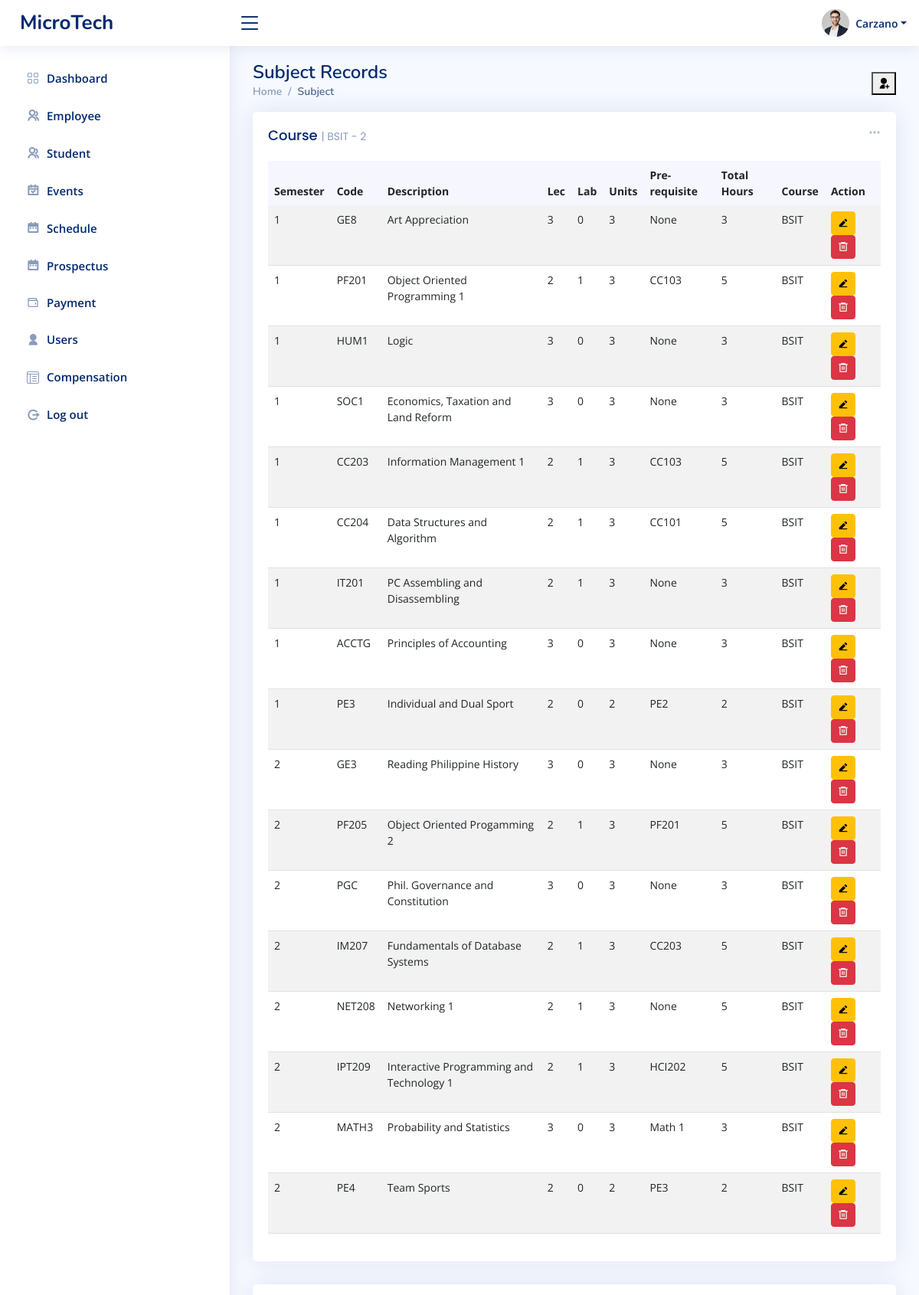
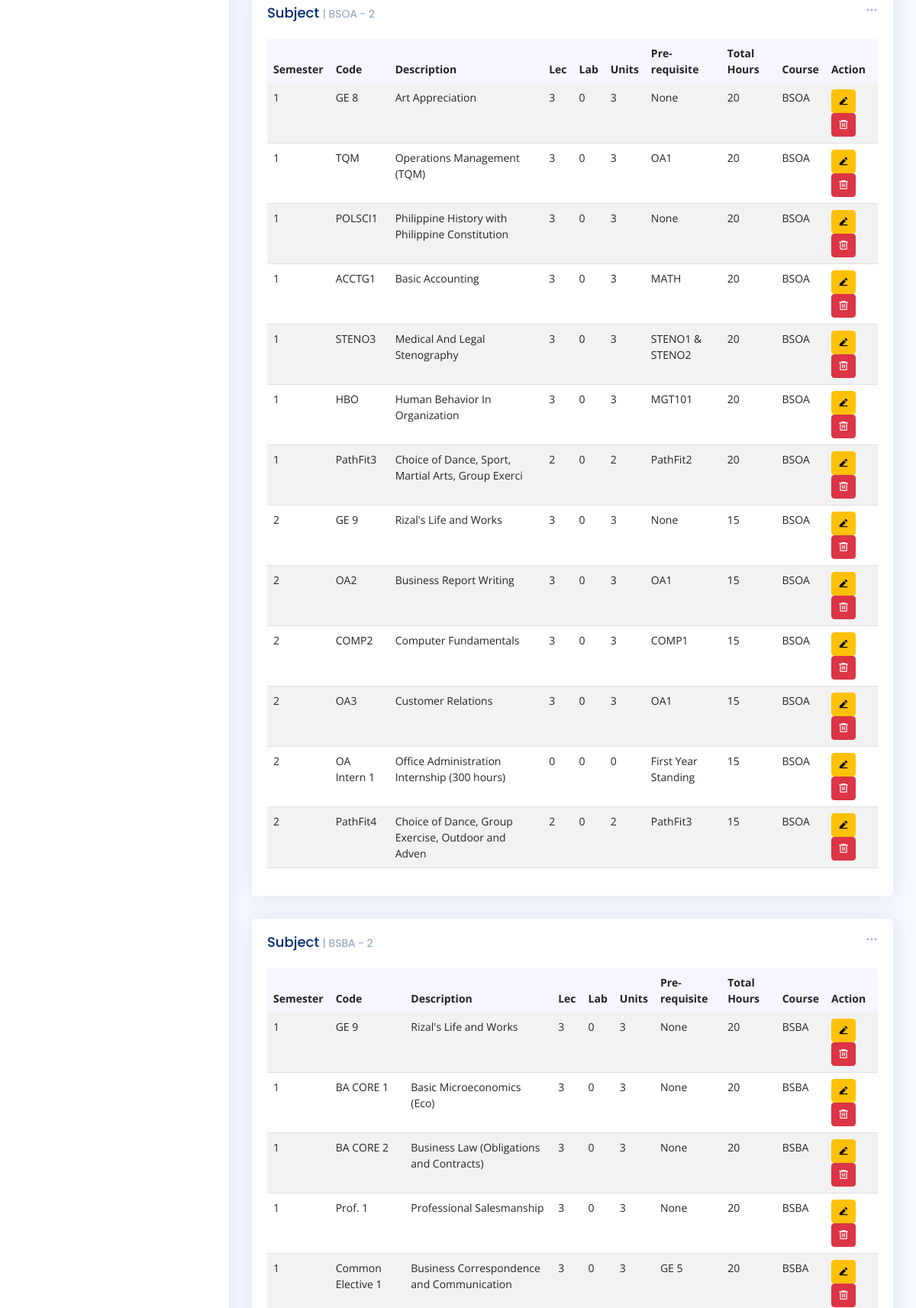
Screenshot of /admin/subject-year-2.php (signed in, upper part) with the database file from the repository (2 pictures, top to bottom).
### tables this page shows
CREATE TABLE `tbl_users` (
  `user_id` int(11) NOT NULL,
  `user_fname` varchar(50) NOT NULL,
  `user_lname` varchar(50) NOT NULL,
  `user_email` varchar(80) NOT NULL,
  `user_name` varchar(50) NOT NULL,
  `user_pass` varchar(100) NOT NULL,
  `user_role` varchar(20) NOT NULL
);

CREATE TABLE `tbl_subjects` (
  `id` int(11) NOT NULL,
  `year` int(11) NOT NULL,
  `semester` int(11) NOT NULL,
  `code` varchar(50) NOT NULL,
  `description` varchar(50) NOT NULL,
  `lec` int(11) NOT NULL,
  `lab` int(11) NOT NULL,
  `unit` int(11) NOT NULL,
  `pre_req` varchar(50) NOT NULL,
  `total` int(11) NOT NULL,
  `course` varchar(50) NOT NULL
);

### admin/subject-year-2.php (the view, shortened to what this page needs)
<?php include_once "../templates/header.php"; ?>
<main id="main" class="main">
  <div class="pagetitle">
    <h1>Subject Records</h1>
    <button type="button" class="ri-user-add-fill tablebutton" data-bs-toggle="modal" data-bs-target="#verticalycentered"></button>
    <nav>
      <ol class="breadcrumb">
        <li class="breadcrumb-item"><a href="index.php">Home</a></li>
        <li class="breadcrumb-item active">Subject</li>
      </ol>
    </nav>
  </div>
  <section class="section dashboard">
    <div class="col-lg-12">
      <div class="row">
        <div class="col-12">
          <div class="card recent-sales overflow-auto">
            <div class="filter">
              <a class="icon" href="#" data-bs-toggle="dropdown"><i class="bi bi-three-dots"></i></a>
            </div>
            <div class="card-body">
              <h5 class="card-title">Course <span>| BSIT - 2</span></h5>
              <table class="table table-striped datatable">
                <thead>
                  <tr>
                    <th scope="col">Semester</th>
                    <th scope="col">Code</th>
                    <th scope="col">Description</th>
                    <th scope="col">Lec</th>
                    <th scope="col">Lab</th>
                    <th scope="col">Units</th>
                    <th scope="col">Pre-requisite</th>
                    <th scope="col">Total Hours</th>
                    <th scope="col">Course</th>
                    <th scope="col">Action</th>
                  </tr>
                </thead>
                <tbody>
                  <?php
                  $database = new Connection();
                  $db = $database->open();
                  try {
                    $sql = "SELECT * FROM tbl_subjects WHERE course = 'BSIT' AND  year = '2' ";
                    foreach ($db->query($sql) as $subject) {
                  ?>
                      <tr>
                        <td><?php echo htmlspecialchars($subject['semester']); ?></td>
                        <td><?php echo htmlspecialchars($subject['code']); ?></td>
                        <td><?php echo htmlspecialchars($subject['description']); ?></td>
                        <td><?php echo htmlspecialchars($subject['lec']); ?></td>
                        <td><?php echo htmlspecialchars($subject['lab']); ?></td>
                        <td><?php echo htmlspecialchars($subject['unit']); ?></td>
                        <td><?php echo htmlspecialchars($subject['pre_req']); ?></td>
                        <td><?php echo htmlspecialchars($subject['total']); ?></td>
                        <td><?php echo htmlspecialchars($subject['course']); ?></td>
                        <td>
                          <button type="button" class="btn btn-sm btn-warning ri-edit-2-fill" data-bs-toggle="modal" data-bs-target="#editStudent<?php echo $subject['id']; ?>"></button>
                          <form method="POST" action="../admin/upload/delete_subject.php" onsubmit="return confirm('Are you sure you want to delete this subject?');" style="display:inline;">
                            <button type="submit" class="btn btn-sm btn-danger ri-delete-bin-6-line"></button>
                          </form>
                        </td>
                        <?php include('modals/form-edit-Student.php'); ?>
                      </tr>
                  <?php
                    }
                  } catch (PDOException $e) {
                    echo "There is some problem in connection: " . $e->getMessage();
                  }
                  ?>
    <div class="col-lg-12">
      <div class="row">
        <div class="col-12">
          <div class="card recent-sales overflow-auto">
            <div class="filter">
              <a class="icon" href="#" data-bs-toggle="dropdown"><i class="bi bi-three-dots"></i></a>
            </div>
            <div class="card-body">
              <h5 class="card-title">Subject <span>| BSOA - 2 </span></h5>
              <table class="table table-striped datatable">
                <thead>
                  <tr>
                    <th scope="col">Semester</th>
                    <th scope="col">Code</th>
                    <th scope="col">Description</th>
                    <th scope="col">Lec</th>
                    <th scope="col">Lab</th>
                    <th scope="col">Units</th>
                    <th scope="col">Pre-requisite</th>
                    <th scope="col">Total Hours</th>
                    <th scope="col">Course</th>
                    <th scope="col">Action</th>
                  </tr>
                </thead>
                <tbody>
                  <?php
                  $database = new Connection();
                  $db = $database->open();
                  try {
                    $sql = "SELECT * FROM tbl_subjects WHERE course = 'BSOA' AND year = '2' ";
                    foreach ($db->query($sql) as $subject) {
                  ?>
                      <tr>
                        <td><?php echo htmlspecialchars($subject['semester']); ?></td>
                        <td><?php echo htmlspecialchars($subject['code']); ?></td>
                        <td><?php echo htmlspecialchars($subject['description']); ?></td>
                        <td><?php echo htmlspecialchars($subject['lec']); ?></td>
                        <td><?php echo htmlspecialchars($subject['lab']); ?></td>
                        <td><?php echo htmlspecialchars($subject['unit']); ?></td>
                        <td><?php echo htmlspecialchars($subject['pre_req']); ?></td>
                        <td><?php echo htmlspecialchars($subject['total']); ?></td>
                        <td><?php echo htmlspecialchars($subject['course']); ?></td>
                        <td>
                          <button type="button" class="btn btn-sm btn-warning ri-edit-2-fill" data-bs-toggle="modal" data-bs-target="#editStudent<?php echo $subject['id']; ?>"></button>
                          <form method="POST" action="../admin/upload/delete_subject.php" onsubmit="return confirm('Are you sure you want to delete this subject?');" style="display:inline;">
                            <button type="submit" class="btn btn-sm btn-danger ri-delete-bin-6-line"></button>
                          </form>
                        </td>
                        <?php include('modals/form-edit-Student.php'); ?>
                      </tr>
                  <?php
                    }
                  } catch (PDOException $e) {
                    echo "There is some problem in connection: " . $e->getMessage();
                  }
                  ?>
    <div class="col-lg-12">
      <div class="row">
        <div class="col-12">
          <div class="card recent-sales overflow-auto">
            <div class="filter">
              <a class="icon" href="#" data-bs-toggle="dropdown"><i class="bi bi-three-dots"></i></a>
            </div>
            <div class="card-body">
              <h5 class="card-title">Subject <span>| BSBA - 2 </span></h5>
              <table class="table table-striped datatable">
                <thead>
                  <tr>
                    <th scope="col">Semester</th>
                    <th scope="col">Code</th>
                    <th scope="col">Description</th>
                    <th scope="col">Lec</th>
                    <th scope="col">Lab</th>
                    <th scope="col">Units</th>
                    <th scope="col">Pre-requisite</th>
                    <th scope="col">Total Hours</th>
                    <th scope="col">Course</th>
                    <th scope="col">Action</th>
                  </tr>
                </thead>
                <tbody>
                  <?php
                  $database = new Connection();
                  $db = $database->open();
                  try {
                    $sql = "SELECT * FROM tbl_subjects WHERE course = 'BSBA' AND year = '2' ";
                    foreach ($db->query($sql) as $subject) {
                  ?>
                      <tr>
                        <td><?php echo htmlspecialchars($subject['semester']); ?></td>
                        <td><?php echo htmlspecialchars($subject['code']); ?></td>
                        <td><?php echo htmlspecialchars($subject['description']); ?></td>
                        <td><?php echo htmlspecialchars($subject['lec']); ?></td>
                        <td><?php echo htmlspecialchars($subject['lab']); ?></td>
                        <td><?php echo htmlspecialchars($subject['unit']); ?></td>
                        <td><?php echo htmlspecialchars($subject['pre_req']); ?></td>
                        <td><?php echo htmlspecialchars($subject['total']); ?></td>
                        <td><?php echo htmlspecialchars($subject['course']); ?></td>
                        <td>
                          <button type="button" class="btn btn-sm btn-warning ri-edit-2-fill" data-bs-toggle="modal" data-bs-target="#editStudent<?php echo $subject['id']; ?>"></button>
                          <form method="POST" action="../admin/upload/delete_subject.php" onsubmit="return confirm('Are you sure you want to delete this subject?');" style="display:inline;">
                            <button type="submit" class="btn btn-sm btn-danger ri-delete-bin-6-line"></button>
                          </form>
                        </td>
                        <?php include('modals/form-edit-Student.php'); ?>
                      </tr>
                  <?php
                    }
                  } catch (PDOException $e) {
                    echo "There is some problem in connection: " . $e->getMessage();
                  }
                  ?>
  </section>
</main>
<?php include_once "../templates/footer.php"; ?>

### templates/header.php (shortened to what this page needs)
<?php
include_once "includes/connect.php";
$userid = $_SESSION["login"];
$statements = $conn->prepare("SELECT * FROM tbl_users WHERE user_id = '$userid'");
$statements->execute();
$user = $statements->fetch(PDO::FETCH_ASSOC);
$lname = $user['user_lname'];
?>
<!DOCTYPE html>
<html lang="en">
<head>
  <link href="../assets/vendor/bootstrap/css/bootstrap.min.css" rel="stylesheet">
  <link href="../assets/vendor/bootstrap-icons/bootstrap-icons.css" rel="stylesheet">
  <link href="../assets/vendor/boxicons/css/boxicons.min.css" rel="stylesheet">
  <link href="../assets/vendor/quill/quill.snow.css" rel="stylesheet">
  <link href="../assets/vendor/quill/quill.bubble.css" rel="stylesheet">
  <link href="../assets/vendor/remixicon/remixicon.css" rel="stylesheet">
  <link href="../assets/vendor/simple-datatables/style.css" rel="stylesheet">
  <link href="../assets/css/style.css" rel="stylesheet">
</head>
<body>
  <header id="header" class="header fixed-top d-flex align-items-center">
    <div class="d-flex align-items-center justify-content-between">
      <a href="../admin/index.php" class="logo d-flex align-items-center">
        <span class="d-none d-lg-block">MicroTech</span>
      </a>
      <i class="bi bi-list toggle-sidebar-btn"></i>
    </div>
    <nav class="header-nav ms-auto">
      <ul class="d-flex align-items-center">
        <li class="nav-item dropdown pe-3">
          <a class="nav-link nav-profile d-flex align-items-center pe-0" href="#" data-bs-toggle="dropdown">
            <img src="../assets/img/profile-img.jpg" alt="Profile" class="rounded-circle">
            <span class="d-none d-md-block dropdown-toggle ps-2"><?php echo $lname ?></span>
          </a>
        </li>
      </ul>
    </nav>
  </header>
  <aside id="sidebar" class="sidebar">
    <ul class="sidebar-nav" id="sidebar-nav">
      <li class="nav-item">
        <a class="nav-link collapsed" href="../admin/index.php">
          <i class="bi bi-grid"></i>
          <span>Dashboard</span>
        </a>
      </li>
      <li class="nav-item">
        <a class="nav-link collapsed" href="../admin/employee.php">
          <i class="ri ri-group-line"></i>
          <span>Employee</span>
        </a>
      </li>
      <li class="nav-item">
        <a class="nav-link collapsed" href="../admin/studentRecords1.php">
          <i class="ri ri-group-line"></i>
          <span>Student</span>
        </a>
      </li>
      <li class="nav-item">
        <a class="nav-link collapsed" href="../admin/event.php">
          <i class="ri-calendar-check-line"></i>
          <span>Events</span>
        </a>
      </li>
      <li class="nav-item">
        <a class="nav-link collapsed" href="../admin/schedule.php">
          <i class="ri-calendar-2-fill"></i>
          <span>Schedule</span>
        </a>
      </li>
      <li class="nav-item">
        <a class="nav-link collapsed" href="../admin/subject.php">
          <i class="ri-calendar-2-fill"></i>
          <span>Prospectus</span>
        </a>
      </li>
      <li class="nav-item">
        <a class="nav-link collapsed" href="../admin/payment.php">
          <i class="bx bx-wallet"></i>
          <span>Payment</span>
        </a>
      </li>
      <li class="nav-item">
        <a class="nav-link collapsed" href="../admin/user.php">
          <i class="ri-user-fill"></i>
          <span>Users</span>
        </a>
      </li>
      <li class="nav-item">
        <a class="nav-link collapsed" href="../admin/compensation.php">
          <i class="bi bi-layout-text-window-reverse"></i>
          <span>Compensation</span>
        </a>
      </li>
      <li class="nav-item">
        <a class="nav-link collapsed" href="../admin/includes/logout.inc.php">
          <i class="ri-logout-circle-r-line"></i>
          <span>Log out</span>
        </a>
      </li>
    </ul>
  </aside>

### rows the page displays
tbl_users: user_lname "Carzano"
tbl_subjects: semester "1", code "GE8", description "Art Appreciation", lec "3", lab "0", unit "3", pre_req "None", total "3", course "BSIT"
tbl_subjects: semester "1", code "PF201", description "Object Oriented Programming 1", lec "2", lab "1", unit "3", pre_req "CC103", total "5", course "BSIT"
tbl_subjects: semester "1", code "HUM1", description "Logic", lec "3", lab "0", unit "3", pre_req "None", total "3", course "BSIT"
tbl_subjects: semester "1", code "SOC1", description "Economics, Taxation and Land Reform", lec "3", lab "0", unit "3", pre_req "None", total "3", course "BSIT"
tbl_subjects: semester "1", code "CC203", description "Information Management 1", lec "2", lab "1", unit "3", pre_req "CC103", total "5", course "BSIT"
tbl_subjects: semester "1", code "CC204", description "Data Structures and Algorithm", lec "2", lab "1", unit "3", pre_req "CC101", total "5", course "BSIT"
tbl_subjects: semester "1", code "IT201", description "PC Assembling and Disassembling", lec "2", lab "1", unit "3", pre_req "None", total "3", course "BSIT"
tbl_subjects: semester "1", code "ACCTG", description "Principles of Accounting", lec "3", lab "0", unit "3", pre_req "None", total "3", course "BSIT"
tbl_subjects: semester "1", code "PE3", description "Individual and Dual Sport", lec "2", lab "0", unit "2", pre_req "PE2", total "2", course "BSIT"
tbl_subjects: semester "2", code "GE3", description "Reading Philippine History", lec "3", lab "0", unit "3", pre_req "None", total "3", course "BSIT"
tbl_subjects: semester "2", code "PF205", description "Object Oriented Progamming 2", lec "2", lab "1", unit "3", pre_req "PF201", total "5", course "BSIT"
tbl_subjects: semester "2", code "PGC", description "Phil. Governance and Constitution", lec "3", lab "0", unit "3", pre_req "None", total "3", course "BSIT"
tbl_subjects: semester "2", code "IM207", description "Fundamentals of Database Systems", lec "2", lab "1", unit "3", pre_req "CC203", total "5", course "BSIT"
tbl_subjects: semester "2", code "NET208", description "Networking 1", lec "2", lab "1", unit "3", pre_req "None", total "5", course "BSIT"
tbl_subjects: semester "2", code "IPT209", description "Interactive Programming and Technology 1", lec "2", lab "1", unit "3", pre_req "HCI202", total "5", course "BSIT"
tbl_subjects: semester "2", code "MATH3", description "Probability and Statistics", lec "3", lab "0", unit "3", pre_req "Math 1", total "3", course "BSIT"
tbl_subjects: semester "2", code "PE4", description "Team Sports", lec "2", lab "0", unit "2", pre_req "PE3", total "2", course "BSIT"
tbl_subjects: semester "1", code "GE 8", description "Art Appreciation", lec "3", lab "0", unit "3", pre_req "None", total "20", course "BSOA"
tbl_subjects: semester "1", code "TQM", description "Operations Management (TQM)", lec "3", lab "0", unit "3", pre_req "OA1", total "20", course "BSOA"
tbl_subjects: semester "1", code "POLSCI1", description "Philippine History with Philippine Constitution", lec "3", lab "0", unit "3", pre_req "None", total "20", course "BSOA"
tbl_subjects: semester "1", code "ACCTG1", description "Basic Accounting", lec "3", lab "0", unit "3", pre_req "MATH", total "20", course "BSOA"
tbl_subjects: semester "1", code "STENO3", description "Medical And Legal Stenography", lec "3", lab "0", unit "3", pre_req "STENO1 & STENO2", total "20", course "BSOA"
tbl_subjects: semester "1", code "HBO", description "Human Behavior In Organization", lec "3", lab "0", unit "3", pre_req "MGT101", total "20", course "BSOA"
tbl_subjects: semester "1", code "PathFit3", description "Choice of Dance, Sport, Martial Arts, Group Exerci", lec "2", lab "0", unit "2", pre_req "PathFit2", total "20", course "BSOA"
tbl_subjects: semester "2", code "GE 9", description "Rizal's Life and Works", lec "3", lab "0", unit "3", pre_req "None", total "15", course "BSOA"
tbl_subjects: semester "2", code "OA2", description "Business Report Writing", lec "3", lab "0", unit "3", pre_req "OA1", total "15", course "BSOA"
tbl_subjects: semester "2", code "COMP2", description "Computer Fundamentals", lec "3", lab "0", unit "3", pre_req "COMP1", total "15", course "BSOA"
tbl_subjects: semester "2", code "OA3", description "Customer Relations", lec "3", lab "0", unit "3", pre_req "OA1", total "15", course "BSOA"
tbl_subjects: semester "2", code "OA Intern 1", description "Office Administration Internship (300 hours)", lec "0", lab "0", unit "0", pre_req "First Year Standing", total "15", course "BSOA"
tbl_subjects: semester "2", code "PathFit4", description "Choice of Dance, Group Exercise, Outdoor and Adven", lec "2", lab "0", unit "2", pre_req "PathFit3", total "15", course "BSOA"
tbl_subjects: semester "1", code "GE 9", description "Rizal's Life and Works", lec "3", lab "0", unit "3", pre_req "None", total "20", course "BSBA"
tbl_subjects: semester "1", code "BA CORE 1", description "Basic Microeconomics (Eco)", lec "3", lab "0", unit "3", pre_req "None", total "20", course "BSBA"
tbl_subjects: semester "1", code "BA CORE 2", description "Business Law (Obligations and Contracts)", lec "3", lab "0", unit "3", pre_req "None", total "20", course "BSBA"
tbl_subjects: semester "1", code "Prof. 1", description "Professional Salesmanship", lec "3", lab "0", unit "3", pre_req "None", total "20", course "BSBA"
tbl_subjects: semester "1", code "Common Elective 1", description "Business Correspondence and Communication", lec "3", lab "0", unit "3"
